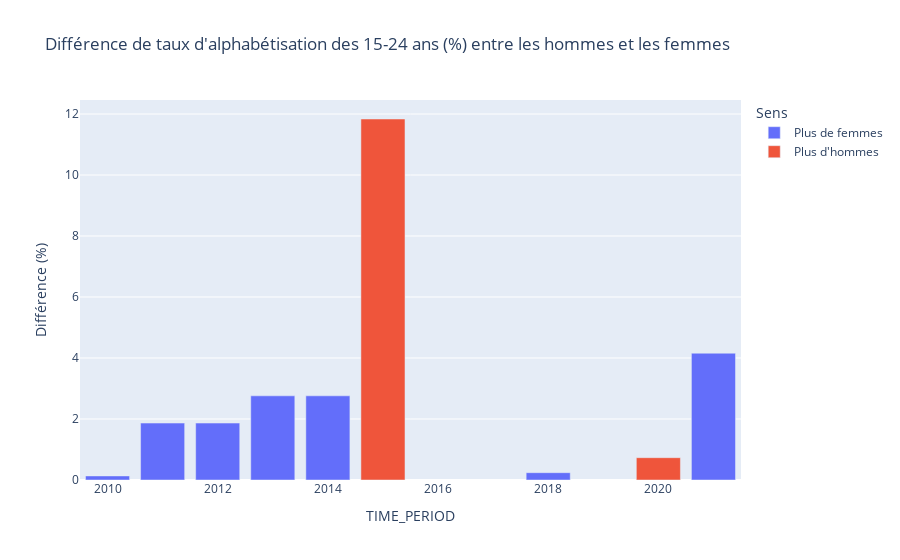

The code cell stored with this chart in its notebook:
### Code cell
px.bar(
    alphabetisation_diff,
    y="Taux d'alphabétisation des 15-24 ans (%)",
    color="Sens",
    title="Différence de taux d'alphabétisation des 15-24 ans (%) entre les hommes et les femmes",
    labels={
        "Taux d'alphabétisation des 15-24 ans (%)": "Différence (%)",
    },
)

### Figure 1 — Plotly figure (JSON) as saved in the notebook; plotly's stock layout.template omitted (floating-point values rounded to 4 significant figures)
{"data": [{"alignmentgroup": "True", "hovertemplate": "Sens=Plus de femmes<br>TIME_PERIOD=%{x}<br>Différence (%)=%{y}<extra></extra>", "legendgroup": "Plus de femmes", "marker": {"color": "#636efa", "pattern": {"shape": ""}}, "name": "Plus de femmes", "offsetgroup": "Plus de femmes", "orientation": "v", "showlegend": true, "textposition": "auto", "type": "bar", "x": [2010, 2011, 2012, 2013, 2014, 2018, 2021], "xaxis": "x", "y": [0.1333, 1.867, 1.867, 2.76, 2.76, 0.24, 4.157], "yaxis": "y"}, {"alignmentgroup": "True", "hovertemplate": "Sens=Plus d'hommes<br>TIME_PERIOD=%{x}<br>Différence (%)=%{y}<extra></extra>", "legendgroup": "Plus d'hommes", "marker": {"color": "#EF553B", "pattern": {"shape": ""}}, "name": "Plus d'hommes", "offsetgroup": "Plus d'hommes", "orientation": "v", "showlegend": true, "textposition": "auto", "type": "bar", "x": [2015, 2020], "xaxis": "x", "y": [11.84, 0.7311], "yaxis": "y"}], "layout": {"barmode": "relative", "legend": {"title": {"text": "Sens"}, "tracegroupgap": 0}, "title": {"text": "Différence de taux d'alphabétisation des 15-24 ans (%) entre les hommes et les femmes"}, "xaxis": {"anchor": "y", "domain": [0, 1], "title": {"text": "TIME_PERIOD"}}, "yaxis": {"anchor": "x", "domain": [0, 1], "title": {"text": "Différence (%)"}}}}
